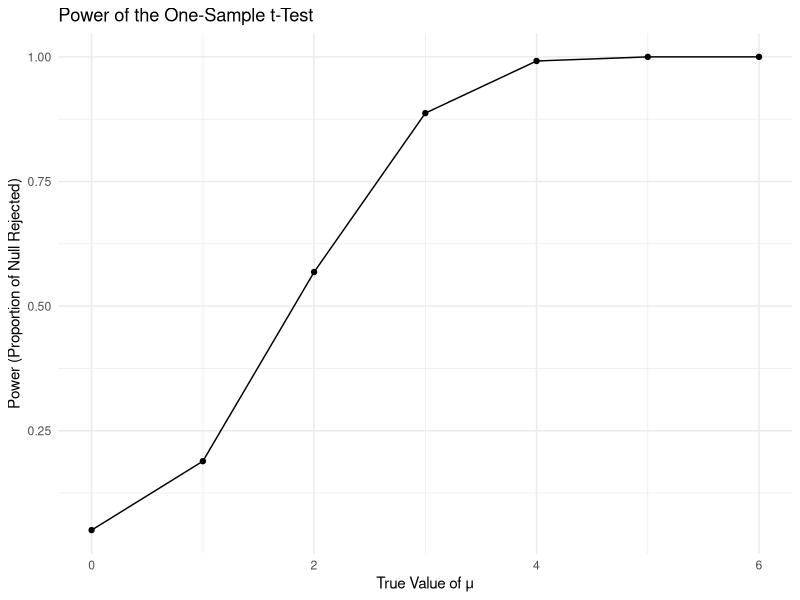
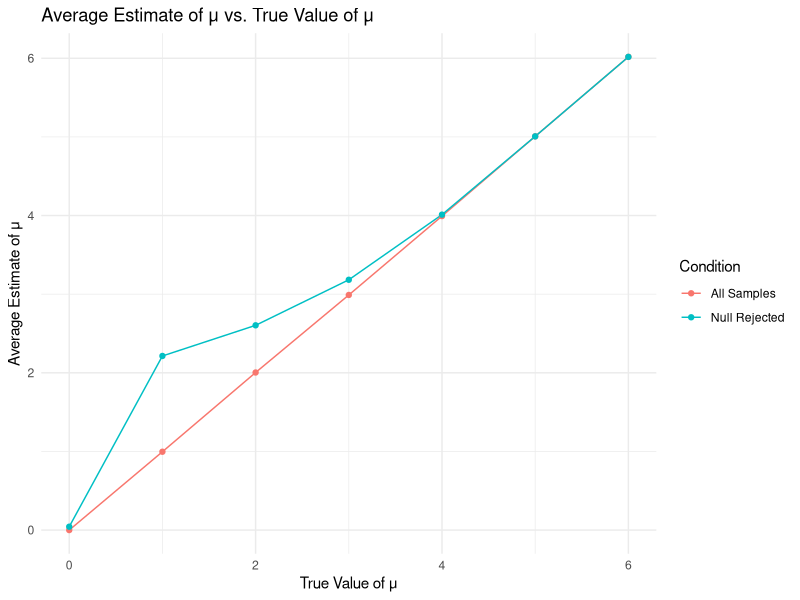

R code for these plots, in order:
## ---- chunk 1
library(tidyverse)
set.seed(1)
## ---- chunk 2
n <- 30
sigma <- 5
mu_values <- c(0:6)
iterations <- 5000
alpha <- 0.05
## ---- chunk 3
simulate_t_test <- function(mu, sigma = 5, n = 30) {
  x <- rnorm(n, mean = mu, sd = sigma)
  t_test_result <- t.test(x, mu = 0)
  tibble(
    estimate = t_test_result[["estimate"]],
    p_value = t_test_result[["p.value"]]
  )
}
## ---- chunk 4
simulation_results <- expand_grid(mu = mu_values, 
                                  iter = 1:iterations) |>
  mutate(
    result_df = map(mu, simulate_t_test)
  ) |>
  unnest(result_df)
## ---- chunk 5
power_results <- simulation_results |>
  group_by(mu) |>
  summarize(power = mean(p_value < alpha))
## ---- chunk 6
power_results |>
  ggplot(aes(x = mu, y = power)) +
  geom_line() +
  geom_point() +
  labs(
    title = "Power of the One-Sample t-Test",
    x = "True Value of μ",
    y = "Power (Proportion of Null Rejected)"
  ) +
  theme_minimal()
## ---- chunk 7
estimate_results <- simulation_results |>
  group_by(mu) |>
  summarize(
    avg_estimate_all = mean(estimate),
    avg_estimate_rejected = mean(estimate[p_value < alpha])
  )
## ---- chunk 8
estimate_results |>
  ggplot(aes(x = mu)) +
  geom_line(aes(y = avg_estimate_all, color = "All Samples")) +
  geom_line(aes(y = avg_estimate_rejected, color = "Null Rejected")) +
  geom_point(aes(y = avg_estimate_all, color = "All Samples")) +
  geom_point(aes(y = avg_estimate_rejected, color = "Null Rejected")) +
  labs(
    title = "Average Estimate of μ vs. True Value of μ",
    x = "True Value of μ",
    y = "Average Estimate of μ",
    color = "Condition"
  ) +
  theme_minimal()

